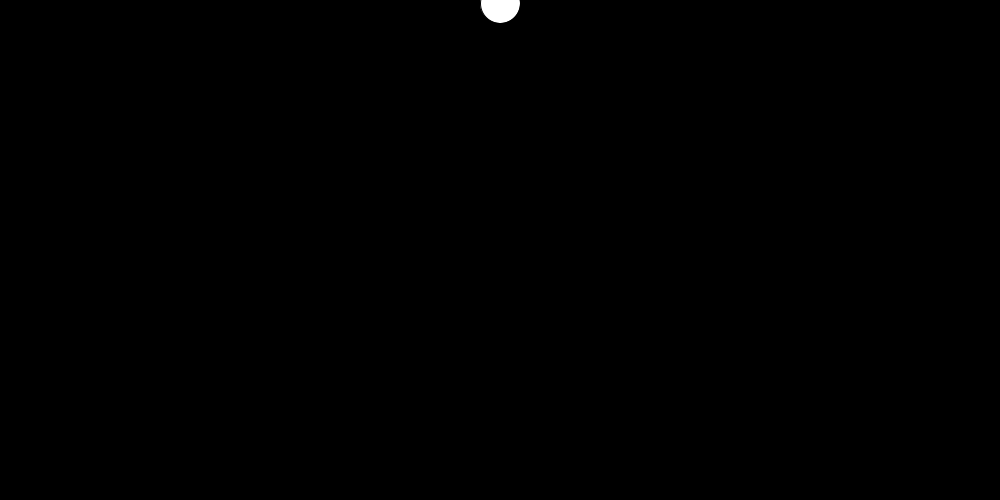
Frame 1 (no input)
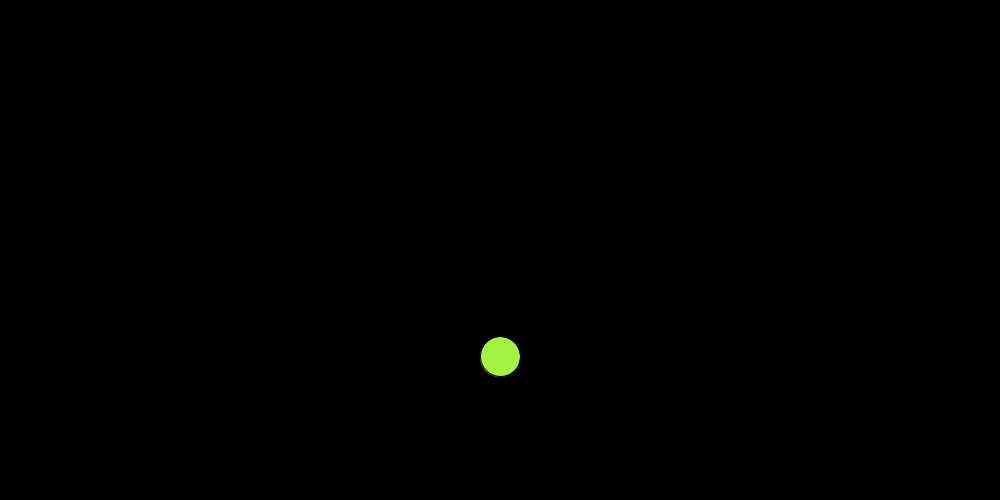
Frame 60 (the mouse pressed at the canvas centre just before this capture)
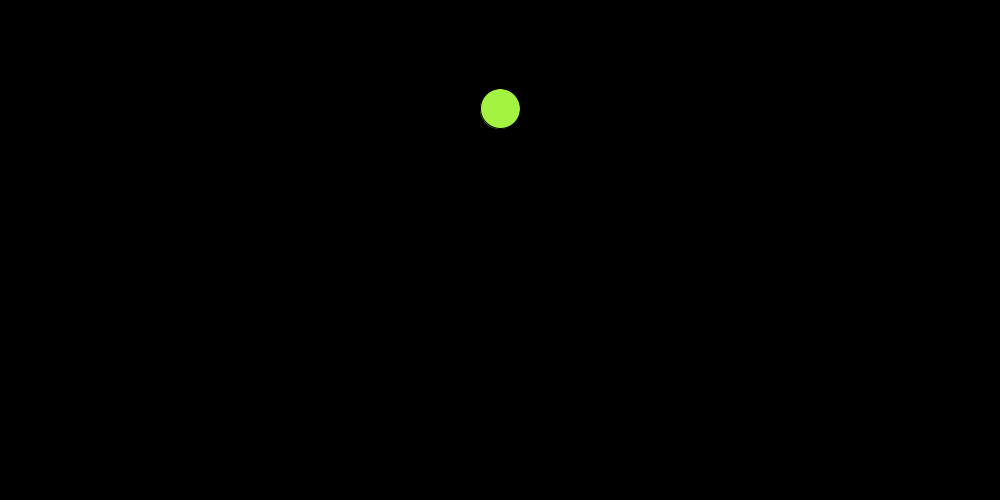
Frame 120 (the mouse held since frame 60 and released just before this capture)

The Processing sketch that drew these frames (run headless with seeded random() and noise(); from frame 60 on, the mouse is pressed at the canvas centre):

// Processing sketch: coba
// ── coba.pde
float r, g, b;
void setup(){
  r = random(255);
  b = random(255);
  g = random(255);
  size(1000,500);
}
float i=0;
float speed=3;
float posx,posy;
float sizey=40;
void bola(){
  i=i+speed;
  speed=speed+0.1;
  if (i>height-sizey) {    
    speed=speed*-0.95;
  }
  ellipse(width/2,0+i,sizey,sizey);
  //line(100,100,500,500);
  if(i<height){
    fill(r,g,b);
  }
}

void draw(){  
  background(0);
  bola();
}
